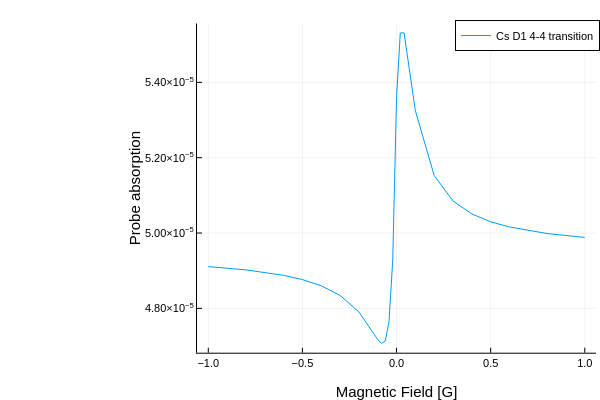

The code cell stored with this chart in its notebook:
### Code cell
df44=DataFrame(B=x44,Absorption=y44)
CSV.write("CsD1_44_Omega1.csv",df44)
plot(x44,y44,xlabel="Magnetic Field [G]",ylabel="Probe absorption",label="Cs D1 4-4 transition")

### Figure 1 — Plotly figure (JSON) as saved in the notebook; plotly's stock layout.template omitted (floating-point values rounded to 4 significant figures)
{"data": [{"colorbar": {"len": 0.9143, "title": "", "x": 0.9934, "y": 0.533}, "legendgroup": "Cs D1 4-4 transition", "line": {"color": "rgba(0, 154, 250, 1.000)", "dash": "solid", "shape": "linear", "width": 1}, "mode": "lines", "name": "Cs D1 4-4 transition", "showlegend": true, "type": "scatter", "x": [-1, -0.8, -0.6, -0.5, -0.4, -0.3, -0.2, -0.1, -0.08, -0.06, -0.04, -0.02, 0, 0.02, 0.04, 0.06, 0.08, 0.1, 0.2, 0.3, 0.4, 0.5, 0.6, 0.8, 1], "xaxis": "x", "y": [4.911e-05, 4.902e-05, 4.888e-05, 4.876e-05, 4.86e-05, 4.834e-05, 4.791e-05, 4.718e-05, 4.707e-05, 4.713e-05, 4.765e-05, 4.929e-05, 5.359e-05, 5.531e-05, 5.531e-05, 5.462e-05, 5.388e-05, 5.325e-05, 5.153e-05, 5.085e-05, 5.051e-05, 5.03e-05, 5.016e-05, 4.999e-05, 4.988e-05], "yaxis": "y"}], "layout": {"annotations": [], "height": 400, "legend": {"bgcolor": "rgba(255, 255, 255, 1.000)", "bordercolor": "rgba(0, 0, 0, 1.000)", "borderwidth": 1, "font": {"color": "rgba(0, 0, 0, 1.000)", "family": "sans-serif", "size": 11}, "title": {"font": {"color": "rgba(0, 0, 0, 1.000)", "family": "sans-serif", "size": 15}, "text": ""}, "tracegroupgap": 0, "traceorder": "normal", "x": 1, "xanchor": "auto", "y": 1, "yanchor": "auto"}, "margin": {"b": 20, "l": 0, "r": 0, "t": 20}, "paper_bgcolor": "rgba(255, 255, 255, 1.000)", "plot_bgcolor": "rgba(255, 255, 255, 1.000)", "showlegend": true, "width": 600, "xaxis": {"anchor": "y", "domain": [0.3283, 0.9934], "gridcolor": "rgba(0, 0, 0, 0.100)", "gridwidth": 0.5, "linecolor": "rgba(0, 0, 0, 1.000)", "mirror": false, "range": [-1.06, 1.06], "showgrid": true, "showline": true, "showticklabels": true, "tickangle": 0, "tickcolor": "rgb(0, 0, 0)", "tickfont": {"color": "rgba(0, 0, 0, 1.000)", "family": "sans-serif", "size": 11}, "tickmode": "array", "ticks": "inside", "ticktext": ["−1.0", "−0.5", "0.0", "0.5", "1.0"], "tickvals": [-1, -0.5, 0, 0.5, 1], "title": "Magnetic Field [G]", "titlefont": {"color": "rgba(0, 0, 0, 1.000)", "family": "sans-serif", "size": 15}, "type": "-", "visible": true, "zeroline": false, "zerolinecolor": "rgba(0, 0, 0, 1.000)"}, "yaxis": {"anchor": "x", "domain": [0.07581, 0.9902], "gridcolor": "rgba(0, 0, 0, 0.100)", "gridwidth": 0.5, "linecolor": "rgba(0, 0, 0, 1.000)", "mirror": false, "range": [4.682e-05, 5.556e-05], "showgrid": true, "showline": true, "showticklabels": true, "tickangle": 0, "tickcolor": "rgb(0, 0, 0)", "tickfont": {"color": "rgba(0, 0, 0, 1.000)", "family": "sans-serif", "size": 11}, "tickmode": "array", "ticks": "inside", "ticktext": ["4.80×10<sup>−5</sup>", "5.00×10<sup>−5</sup>", "5.20×10<sup>−5</sup>", "5.40×10<sup>−5</sup>"], "tickvals": [4.8e-05, 5e-05, 5.2e-05, 5.4e-05], "title": "Probe absorption", "titlefont": {"color": "rgba(0, 0, 0, 1.000)", "family": "sans-serif", "size": 15}, "type": "-", "visible": true, "zeroline": false, "zerolinecolor": "rgba(0, 0, 0, 1.000)"}}}
